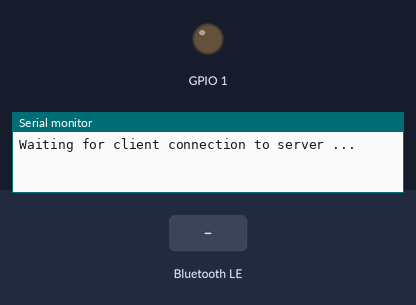
Simulated run of this sketch. Board: ESP32. Parts: output pins drawn as LEDs (lit = HIGH), the last lines printed to the serial monitor. The inputs (shaded band) are chosen by the test bench. Nothing arrives over Bluetooth unless stated; a phone connects over Bluetooth LE 3 s after start.

Above: at 1.2 s.
1.3 s: Bluetooth LE write "Passed" received
At 4.0 s:
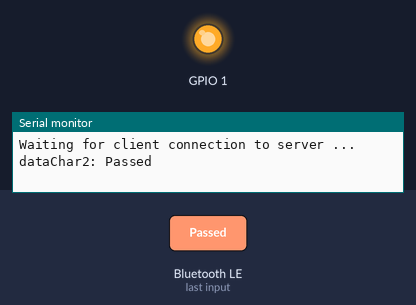
4.3 s: Bluetooth LE write "1" received
At 4.9 s:
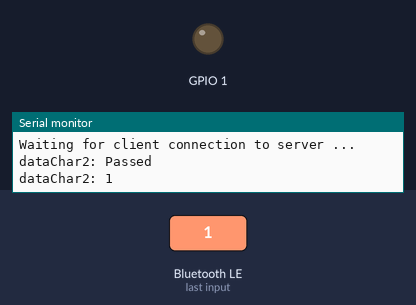
Timing chart, 0 to 7.3 s (numbered marks = the images above; inputs shaded):
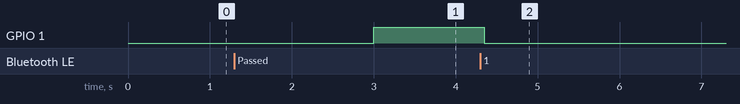

Measured:
- after the input at 1.3 s, GPIO 1: LOW → HIGH after 1.7 s
- after the input at 4.3 s, GPIO 1: HIGH → LOW after 0.05 s

The sketch:

ESP32BleServer.ino
```cpp
/*
    Based on Neil Kolban example for IDF: https://github.com/nkolban/esp32-snippets/blob/master/cpp_utils/tests/BLE%20Tests/SampleServer.cpp
    Ported to Arduino ESP32 by Evandro Copercini
    updates by chegewara
*/

#include <BLEDevice.h>
#include <BLEUtils.h>
#include <BLEServer.h>
#include <BLE2902.h>

BLEServer* bleServer = NULL;
BLECharacteristic* bleChar1 = NULL;
BLECharacteristic* bleChar2 = NULL;
BLEDescriptor* descr1;
BLEDescriptor* descr2;
BLE2902* charConfig1;

bool deviceConnected = false;
bool oldDeviceConnected = false;
String valueString = "Not Passed";

// See the following for generating UUIDs:
// https://www.uuidgenerator.net/
#define uuidService "9a424344-7de4-46f3-9486-9ccb676d9f05"
#define uuidChar1 "eb05064c-da33-4a23-9f30-71b5cd9ac27b"
#define uuidChar2 "7b10be22-026c-46c4-8569-2a769e8a9ad1"

class BleServerCallbacks: public BLEServerCallbacks
{
    void onConnect(BLEServer* bleServer)
    {
        deviceConnected = true;
    }

    void onDisconnect(BLEServer* bleServer)
    {
        deviceConnected = false;
    }
};

class CharacteristicsCallBack: public BLECharacteristicCallbacks
{
    void onWrite (BLECharacteristic* dataChar) override
    {
        std::string dataChar2ValueStdStr = dataChar -> getValue();
        String dataChar2ValueString = String(dataChar2ValueStdStr.c_str());
        Serial.println("dataChar2: " + dataChar2ValueString);

        // int dataChar2ValueInt = dataChar2ValueString.toInt(); // sent data is NOT an int, so don't convert it to one
        valueString = dataChar2ValueString;
        // value = dataChar2ValueInt;

        bleChar1 -> setValue(dataChar2ValueStdStr);
        bleChar1 -> notify();
    }
};

void setup()
{
    // PIN OUT LED Setup
    pinMode(1, OUTPUT);

    // BLE Communication Initialization
    Serial.begin(115200);

    // BLE Device initialization
    BLEDevice::init("ESP32");

    // Serial.println("Starting BLE work!");

    // BLE Server creation
    bleServer = BLEDevice::createServer();
    bleServer -> setCallbacks(new BleServerCallbacks());

    // BLE Service creation
    BLEService* service = bleServer->createService(uuidService);

    // BLE Characteristic creation
    bleChar1 = service->createCharacteristic(uuidChar1,
                                             BLECharacteristic::PROPERTY_READ   |
                                             BLECharacteristic::PROPERTY_WRITE  |
                                             BLECharacteristic::PROPERTY_NOTIFY);

    bleChar2 = service->createCharacteristic(uuidChar2,
                                             BLECharacteristic::PROPERTY_READ   |
                                             BLECharacteristic::PROPERTY_WRITE  |
                                             BLECharacteristic::PROPERTY_NOTIFY);

    // BLE Descriptor creation
    descr1 = new BLEDescriptor((uint16_t) 0x2901);
    descr1 -> setValue("Status of Test Result");
    bleChar1 -> addDescriptor(descr1);

    charConfig1 = new BLE2902();
    charConfig1 -> setNotifications(true);
    bleChar1 -> addDescriptor(charConfig1);

    bleChar2 -> addDescriptor(new BLE2902());
    bleChar2 -> setCallbacks(new CharacteristicsCallBack());

    // Start the Service
    service->start();

    // BLE Advertising
    BLEAdvertising* bleAdvert = BLEDevice::getAdvertising();
    bleAdvert->addServiceUUID(uuidService);
    bleAdvert->setScanResponse(false);
    bleAdvert->setMinPreferred(0x0);  // set value to 0x00 to not advertise this paramter
    BLEDevice::startAdvertising();
    Serial.println("Waiting for client connection to server ...");
}

void loop()
{
    // notify changed value
    if (deviceConnected)
    {
        if (valueString == "Passed")
        {
            digitalWrite(1, HIGH);
        }
        else
        {
            digitalWrite(1, LOW);
        }
    }

    // disconnecting
    if (!deviceConnected && oldDeviceConnected)
    {
        delay(500); // preparation time for bluetooth stack
        bleServer -> startAdvertising(); // restart advertising
        Serial.println("Start Advertising");
        oldDeviceConnected = deviceConnected;
    }

    // connecting
    if (deviceConnected && !oldDeviceConnected)
    {
        // do stuff here for connecting
        oldDeviceConnected = deviceConnected;
    }
}
```
